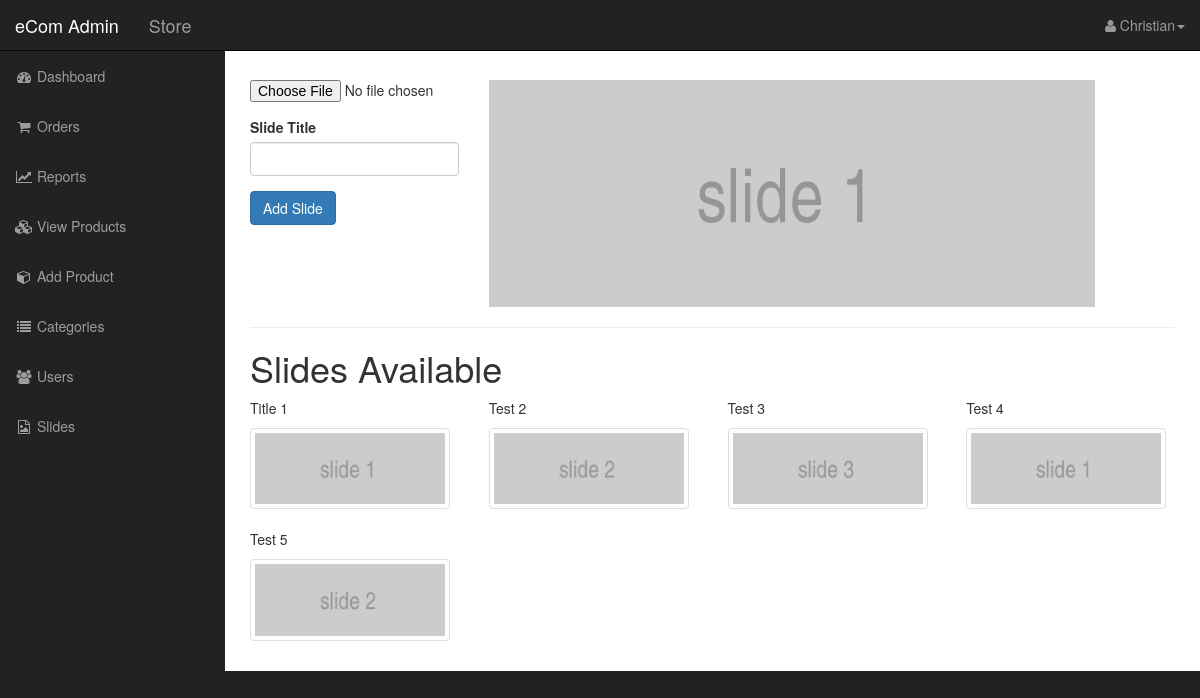
Page /admin/index.php?slides (signed in) on the earlier database version.
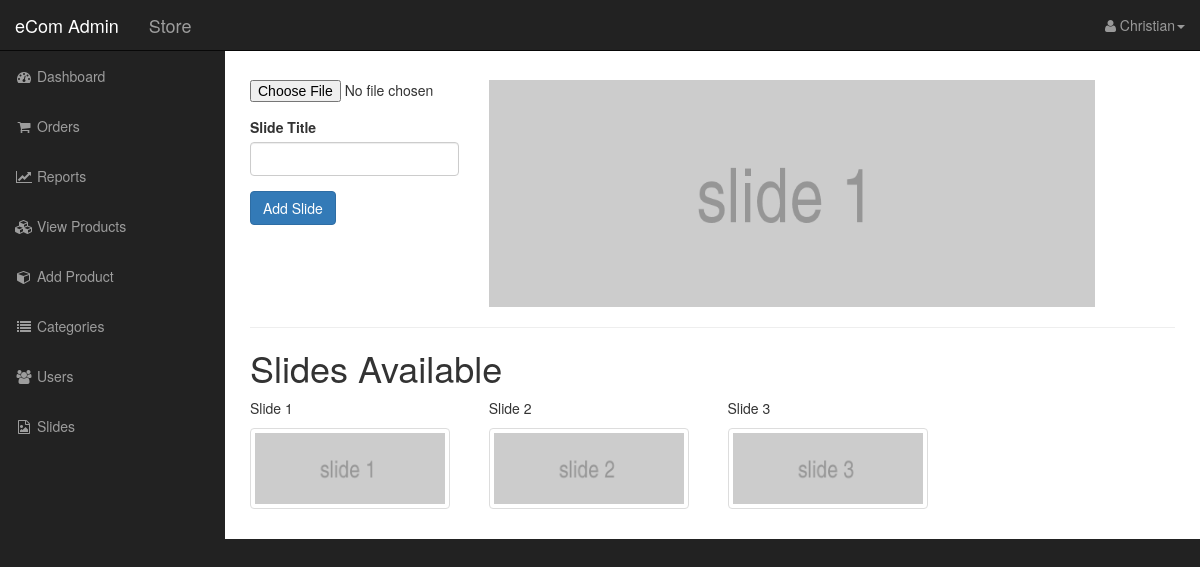
Same page on the later database version.
### tables this page shows
CREATE TABLE `slides` (
  `slide_id` int(11) NOT NULL AUTO_INCREMENT,
  `slide_title` varchar(255) NOT NULL,
  `slide_image` text NOT NULL,
  PRIMARY KEY (`slide_id`)
);

### resources/functions.php (the view, shortened to what this page needs)
<?php
function query($sql) {
	global $connection;
	return mysqli_query($connection, $sql);
}
function fetchArray($result) {
	return mysqli_fetch_array($result);
}
function getCurrentSlideInAdmin() {
	$query = query("SELECT * FROM slides ORDER BY slide_id LIMIT 1");
	while ($row = fetchArray($query)) {
		echo "<img class='img-responsive' src='{$row['slide_image']}' alt='{$row['slide_id']}'></img>";
	}
}
function getSlideThumbnailinAdmin() {
	$query = query("SELECT * FROM slides ORDER BY slide_id ASC");
	while ($row = fetchArray($query)) {
		$slide_title = $row['slide_title'];
		$slide_image = $row['slide_image'];
		echo "<div class='col-xs-6 col-md-3 image_container'>";
		echo "<div class='caption'>";
		echo "<p class=''>{$slide_title}</p>";
		echo "</div>";
		echo "<a href='/admin/delete_slide.php?id={$row['slide_id']}'>";
		echo "<img width='200' class='thumbnail' src='{$slide_image}' alt='{$slide_title}'></img>";
		echo "</a>";
		echo "</div>";
	}
}
?>

### resources/templates/back/header.php (shortened to what this page needs)
<!DOCTYPE html>
<html lang="en">
<head>
    <link href="css/bootstrap.min.css" rel="stylesheet">
    <link href="css/sb-admin.css" rel="stylesheet">
    <link href="css/plugins/morris.css" rel="stylesheet">
    <link href="font-awesome/css/font-awesome.min.css" rel="stylesheet" type="text/css">
    <link href="css/style.css" rel="stylesheet">
</head>
<body>
    <div id="wrapper">
        <nav class="navbar navbar-inverse navbar-fixed-top" role="navigation">
		<?php include(TEMPLATE_BACK . DS . "top_nav.php"); ?>
		<?php include(TEMPLATE_BACK . DS . "side_nav.php"); ?>
        </nav>

### resources/templates/back/top_nav.php (shortened to what this page needs)
<div class="navbar-header">
    <a class="navbar-brand" href="/admin">eCom Admin</a>
    <a class="navbar-brand" href="/">Store</a>
</div>
<ul class="nav navbar-right top-nav">
  <li class="dropdown">
        <a href="#" class="dropdown-toggle" data-toggle="dropdown"><i class="fa fa-user"></i> <?php echo $_SESSION['username'] ?><b class="caret"></b></a>
    </li>
</ul>

### resources/templates/back/side_nav.php
<div class="collapse navbar-collapse navbar-ex1-collapse">
    <ul class="nav navbar-nav side-nav">
        <li>
            <a href="index.php"><i class="fa fa-fw fa-dashboard"></i> Dashboard</a>
        </li>
        <li>
            <a href="index.php?orders"><i class="fa fa-fw fa-shopping-cart"></i> Orders</a>
        </li>
        <li>
            <a href="index.php?reports"><i class="fa fa-fw fa-line-chart"></i> Reports</a>
        </li>
        <li>
            <a href="index.php?products"><i class="fa fa-fw fa-cubes"></i> View Products</a>
        </li>
        <li>
            <a href="index.php?add_product"><i class="fa fa-fw fa-cube"></i> Add Product</a>
        </li>
        <li>
            <a href="index.php?categories"><i class="fa fa-fw fa-list"></i> Categories</a>
        </li>
        <li>
            <a href="index.php?users"><i class="fa fa-fw fa-users"></i> Users</a>
        <li>
            <a href="index.php?slides"><i class="fa fa-fw fa-file-image-o"></i> Slides</a>
        </li>
    </ul>
</div>

### public/admin/index.php (shortened to what this page needs)
<?php include(TEMPLATE_BACK . DS . "header.php"); ?>
        <div id="page-wrapper">
            <div class="container-fluid">
		<?php
			if (isset($_GET['slides'])) {
				include(TEMPLATE_BACK . DS . "slides.php");
			}
		?>
            </div>
        </div>
<?php include(TEMPLATE_BACK . DS . "footer.php"); ?>

### resources/templates/back/slides.php (shortened to what this page needs)
<div class="row">
		<div class="col-xs-3">
			<form action="" method="post" enctype="multipart/form-data">
				<div class="form-group">
					<input type="file" name="file">
				</div>
				<div class="form-group">
					<label for="title">Slide Title</label>
					<input type="text" name="slide_title" class="form-control">
				</div>
				<div class="form-group">
					<input class="btn btn-primary" type="submit" name="add_slide" value="Add Slide">
				</div>
			</form>
		</div>
	<div class="col-xs-8">
		<?php getCurrentSlideInAdmin() ?>
	</div>
</div>
<hr>
<h1>Slides Available</h1>
<div class="row">
	<?php getSlideThumbnailinAdmin() ?>
</div>

### resources/templates/back/footer.php (shortened to what this page needs)
    </div>
</body>
</html>

### public/admin/css/sb-admin.css (style rules this page uses)
body { margin-top: 100px; background-color: #222; }
@media (min-width:768px) { body { margin-top: 50px; } }
#wrapper { padding-left: 0; }
#page-wrapper { width: 100%; padding: 0; background-color: #fff; }
@media (min-width:768px) { #wrapper { padding-left: 225px; } }
@media (min-width:768px) { #page-wrapper { padding: 10px; } }
.top-nav { padding: 0 15px; }
.top-nav>li { display: inline-block; float: left; }
.top-nav>li>a { padding-top: 15px; padding-bottom: 15px; line-height: 20px; color: #999; }
@media (min-width:768px) { .side-nav { position: fixed; top: 51px; left: 225px; width: 225px; margin-left: -225px; border: none; border-radius: 0; overflow-y: auto; background-color: #222; } }
@media (min-width:768px) { .side-nav>li>a { width: 225px; } }

Differences in the rows shown:
removed slides: slide_image (picture), slide_title "Title 1"
removed slides: slide_title "Test 2", slide_image (picture), shown under "Slides Available"
removed slides: slide_title "Test 3", slide_image (picture), shown under "Slides Available"
removed slides: slide_title "Test 4", slide_image (picture), shown under "Slides Available"
removed slides: slide_title "Test 5", slide_image (picture), shown under "Slides Available"
added slides: slide_image (picture), slide_title "Slide 1"
added slides: slide_title "Slide 2", slide_image (picture), shown under "Slides Available"
added slides: slide_title "Slide 3", slide_image (picture), shown under "Slides Available"
